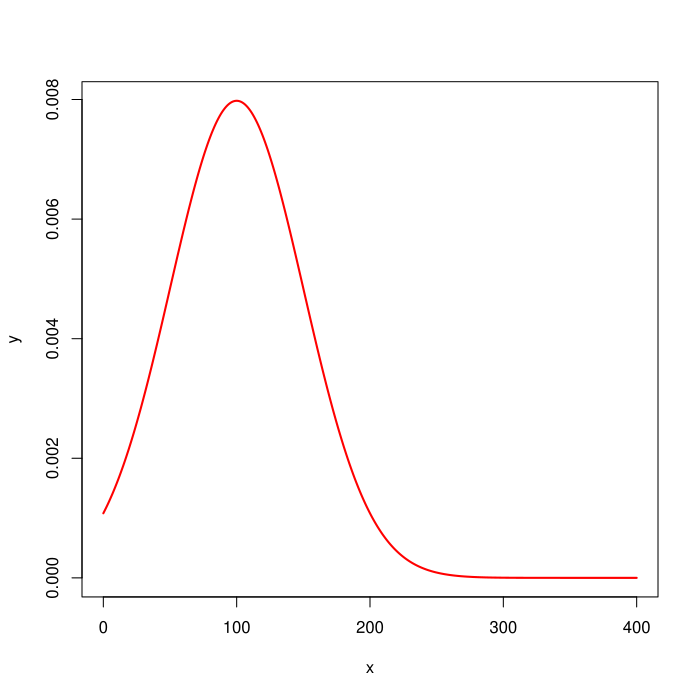

Recreate this plot in R.
x=seq(0,400,length=400)
mu = 100
sigma = 50
y=1/(sigma*sqrt(2*pi))*exp(-(x-mu)^2/(2*sigma^2))
plot(x,y,type="l",lwd=2,col="red")
